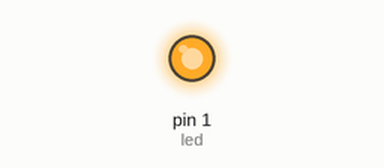
A sketch run on a simulated Arduino Uno, built with avr-gcc and run on an emulated ATmega328P. Parts: output pins drawn as LEDs (lit = HIGH).

Above: at 0.1 s.
At 60.1 s:
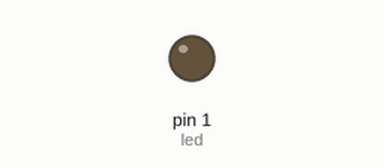
Timing chart, 0 to 61.6 s (numbered marks = the images above):
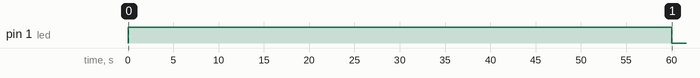

The sketch:

Timer.ino
```cpp
#include <Time.h>
#include <TimeLib.h>

int led=1;
int t;
int c;

void setup()
{
pinMode(led,OUTPUT);
}

void loop()
{
  t=minute();
c=0;
while(c<1)
{
  if(t!=minute())
  {
    t=minute();
    c++;
  }
  digitalWrite(led,HIGH);

  }
  c=0;
  while(c<10)
{
  if(t!=minute())
  {
    t=minute();
    c++;
  }
  digitalWrite(led,LOW);
}


}
```

Measured:
- by itself, pin 1 (led): LOW → HIGH at 0.00 s, → LOW 60.0 s later
